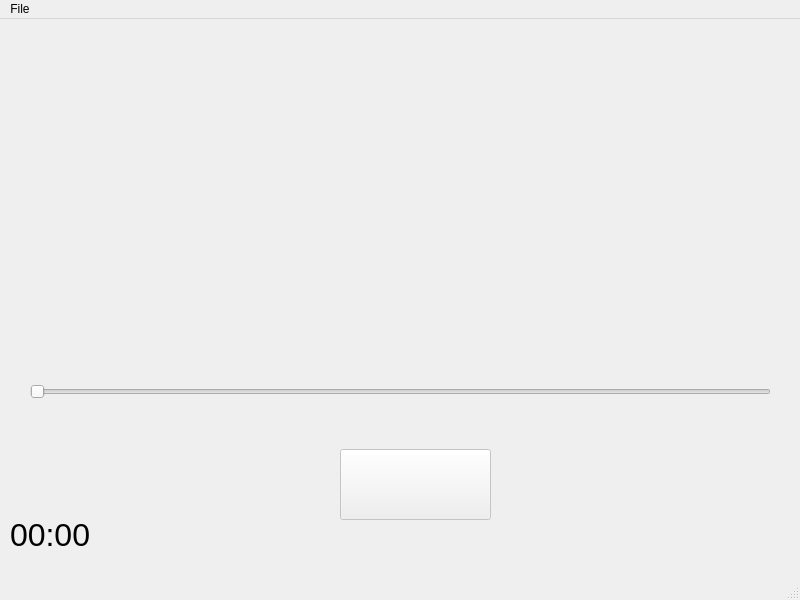
<?xml version="1.0" encoding="UTF-8"?>
<ui version="4.0">
 <class>MainWindow</class>
 <widget class="QMainWindow" name="MainWindow">
  <property name="geometry">
   <rect>
    <x>0</x>
    <y>0</y>
    <width>800</width>
    <height>600</height>
   </rect>
  </property>
  <property name="windowTitle">
   <string>MainWindow</string>
  </property>
  <widget class="QWidget" name="centralwidget">
   <widget class="QPushButton" name="playButton">
    <property name="enabled">
     <bool>false</bool>
    </property>
    <property name="geometry">
     <rect>
      <x>340</x>
      <y>430</y>
      <width>151</width>
      <height>71</height>
     </rect>
    </property>
    <property name="font">
     <font>
      <pointsize>36</pointsize>
     </font>
    </property>
    <property name="autoFillBackground">
     <bool>false</bool>
    </property>
    <property name="styleSheet">
     <string notr="true"/>
    </property>
    <property name="text">
     <string/>
    </property>
   </widget>
   <widget class="QLabel" name="elapsedLabel">
    <property name="geometry">
     <rect>
      <x>10</x>
      <y>500</y>
      <width>131</width>
      <height>31</height>
     </rect>
    </property>
    <property name="font">
     <font>
      <pointsize>24</pointsize>
     </font>
    </property>
    <property name="layoutDirection">
     <enum>Qt::LeftToRight</enum>
    </property>
    <property name="text">
     <string>00:00</string>
    </property>
    <property name="alignment">
     <set>Qt::AlignLeading|Qt::AlignLeft|Qt::AlignVCenter</set>
    </property>
   </widget>
   <widget class="QSlider" name="progressSlider">
    <property name="geometry">
     <rect>
      <x>30</x>
      <y>360</y>
      <width>741</width>
      <height>25</height>
     </rect>
    </property>
    <property name="value">
     <number>0</number>
    </property>
    <property name="orientation">
     <enum>Qt::Horizontal</enum>
    </property>
   </widget>
  </widget>
  <widget class="QMenuBar" name="menubar">
   <property name="enabled">
    <bool>true</bool>
   </property>
   <property name="geometry">
    <rect>
     <x>0</x>
     <y>0</y>
     <width>800</width>
     <height>37</height>
    </rect>
   </property>
   <widget class="QMenu" name="menuFile">
    <property name="title">
     <string>File</string>
    </property>
    <addaction name="actionOpen"/>
    <addaction name="separator"/>
    <addaction name="actionAbout"/>
   </widget>
   <addaction name="menuFile"/>
  </widget>
  <widget class="QStatusBar" name="statusbar">
   <property name="enabled">
    <bool>true</bool>
   </property>
  </widget>
  <action name="actionhi">
   <property name="text">
    <string>hi</string>
   </property>
  </action>
  <action name="actionOpen">
   <property name="checkable">
    <bool>false</bool>
   </property>
   <property name="enabled">
    <bool>true</bool>
   </property>
   <property name="text">
    <string>Open</string>
   </property>
  </action>
  <action name="rgrgrgr">
   <property name="enabled">
    <bool>true</bool>
   </property>
   <property name="text">
    <string>About</string>
   </property>
  </action>
  <action name="fefefefe">
   <property name="text">
    <string>About</string>
   </property>
  </action>
  <action name="actionAbout">
   <property name="text">
    <string>About</string>
   </property>
  </action>
 </widget>
 <resources/>
 <connections/>
</ui>
